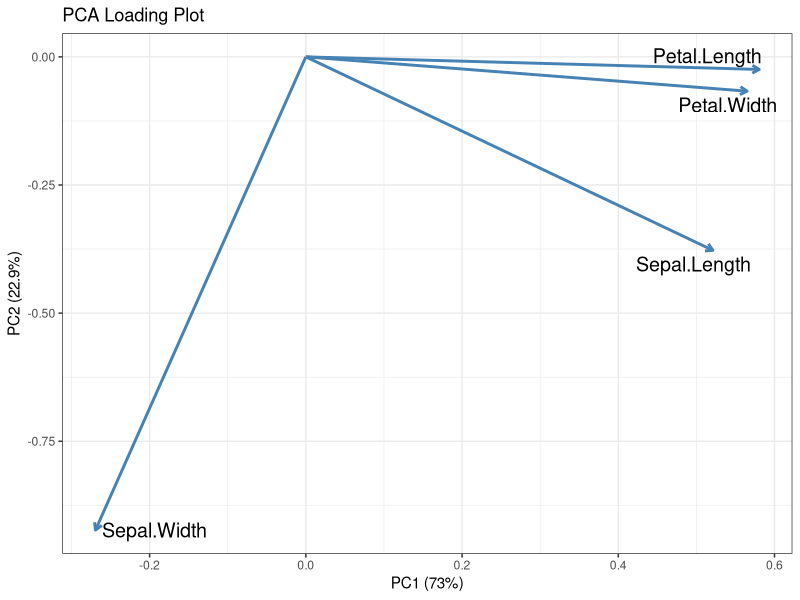
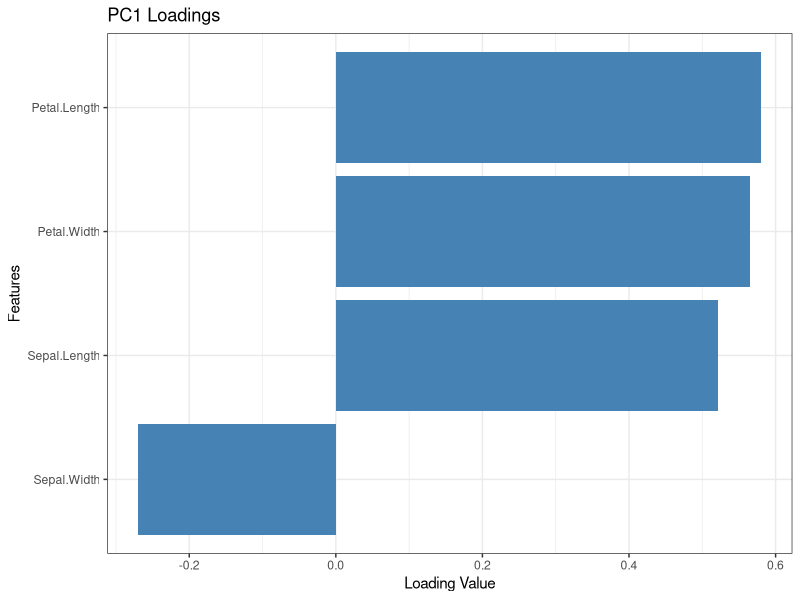
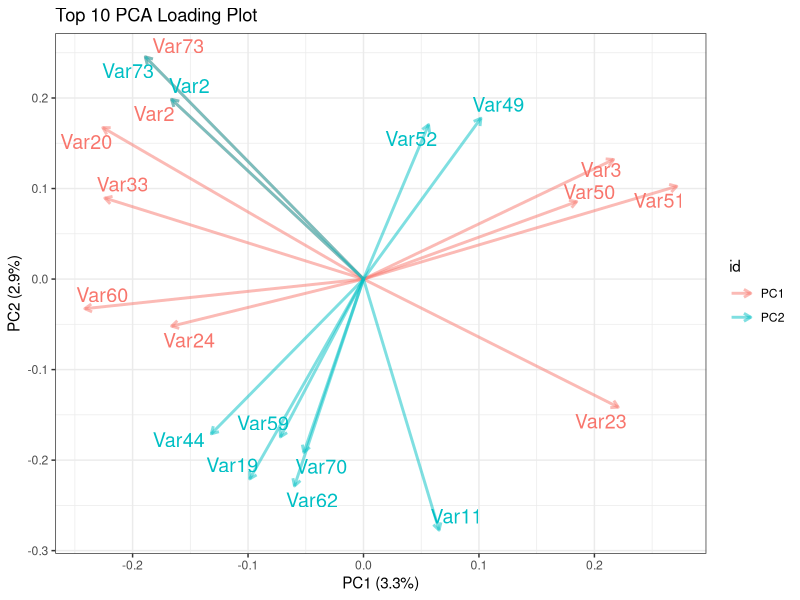

Here is the R script that generated these plots, in order:
## ---- chunk 1
# 加载必要的包
library(ggplot2)
library(ggrepel)

# 加载数据集
data(iris)

# 去掉分类列，仅保留数值列用于 PCA
iris_data = iris[, 1:4]

# 执行 PCA
pca_result = prcomp(iris_data, scale. = TRUE)

# 提取 PCA loading
loadings = as.data.frame(pca_result$rotation)
loadings$Features = rownames(loadings)

# 计算解释度
explained_variance = pca_result$sdev^2 / sum(pca_result$sdev^2)
pc1_label = paste0("PC1 (", round(explained_variance[1] * 100, 1), "%)")
pc2_label = paste0("PC2 (", round(explained_variance[2] * 100, 1), "%)")

# 绘制 PCA loading 图
ggplot(loadings, aes(x = 0, y = 0, xend = PC1, yend = PC2, label = Features)) +
  geom_segment(arrow = arrow(length = unit(0.2, "cm")), color = "steelblue", linewidth = 1) +
  geom_text_repel(aes(x = PC1, y = PC2), size = 5) +
  labs(
    title = "PCA Loading Plot",
    x = pc1_label,
    y = pc2_label
  ) +
  theme_bw()

## ---- chunk 2
# 加载必要的包
library(ggplot2)

# 加载数据集
data(iris)

# 去掉分类列，仅保留数值列用于 PCA
iris_data = iris[, 1:4]

# 执行 PCA
pca_result = prcomp(iris_data, scale. = TRUE)

# 提取 PC1 的 loading 数据
pc1_loadings = pca_result$rotation[, "PC1"]
loading_data = data.frame(Feature = names(pc1_loadings), Loading = pc1_loadings)

# 按 PC1 loading 的绝对值降序排列
loading_data = loading_data[order(abs(loading_data$Loading), decreasing = TRUE), ]

# 绘制柱状图
ggplot(loading_data, aes(x = reorder(Feature, Loading), y = Loading)) +
  geom_bar(stat = "identity", fill = "steelblue") +
  coord_flip() +  # 让柱状图横向展示
  labs(
    title = "PC1 Loadings",
    x = "Features",
    y = "Loading Value"
  ) +
  theme_bw()
## ---- chunk 3
# 加载必要的包
library(ggplot2)
library(ggrepel)
library(dplyr)

# 生成随机数据框（100个变量）
set.seed(42)
n_obs = 150
n_vars = 100
random_data = matrix(rnorm(n_obs * n_vars), nrow = n_obs, ncol = n_vars)
colnames(random_data) = paste0("Var", 1:n_vars)
df_random = as.data.frame(random_data)

# 执行 PCA
pca_result = prcomp(df_random, scale. = TRUE)

# 提取 PCA loading
loadings = as.data.frame(pca_result$rotation)
loadings$Features = rownames(loadings)

# 计算解释度
explained_variance = pca_result$sdev^2 / sum(pca_result$sdev^2)
pc1_label = paste0("PC1 (", round(explained_variance[1] * 100, 1), "%)")
pc2_label = paste0("PC2 (", round(explained_variance[2] * 100, 1), "%)")

# 计算 PC1 和 PC2 的 loading 的绝对值
loadings$PC1_abs = abs(loadings$PC1)
loadings$PC2_abs = abs(loadings$PC2)

# 按照 PC1 或 PC2 的 loading 绝对值排序，选择前 6 个变量
top_loadings_pc1 = loadings[order(loadings$PC1_abs, decreasing = TRUE), ][1:10, ]
top_loadings_pc2 = loadings[order(loadings$PC2_abs, decreasing = TRUE), ][1:10, ]

# 合并两个选择的变量，避免重复
top_loadings = bind_rows(list(PC1 = top_loadings_pc1, PC2 = top_loadings_pc2), .id = "id")

# 绘制 PCA loading 图
ggplot(top_loadings, aes(x = 0, y = 0, xend = PC1, yend = PC2, label = Features, color = id)) +
  geom_segment(arrow = arrow(length = unit(0.2, "cm")), linewidth = 1, alpha = 1/2) +
  geom_text_repel(aes(x = PC1, y = PC2), size = 5, show.legend = FALSE) +
  labs(
    title = "Top 10 PCA Loading Plot",
    x = pc1_label,
    y = pc2_label
  ) +
  theme_bw()
